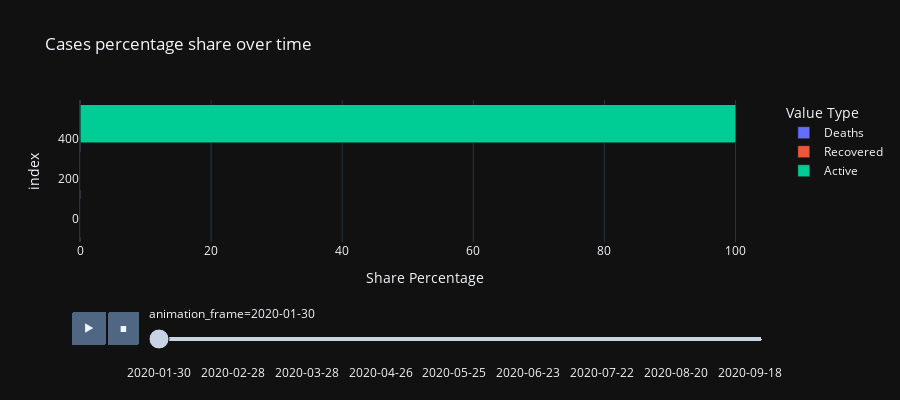

The notebook cell this image was saved under:
### Code cell
fig = px.bar(meltedDF, 
       x = "Share Percentage",
       animation_frame = meltedDF['Date'].astype(str), 
       color = 'Value Type', 
       barmode = 'stack', height=400,
       template='plotly_dark',
       title='Cases percentage share over time',
       orientation='h')
fig.show()
